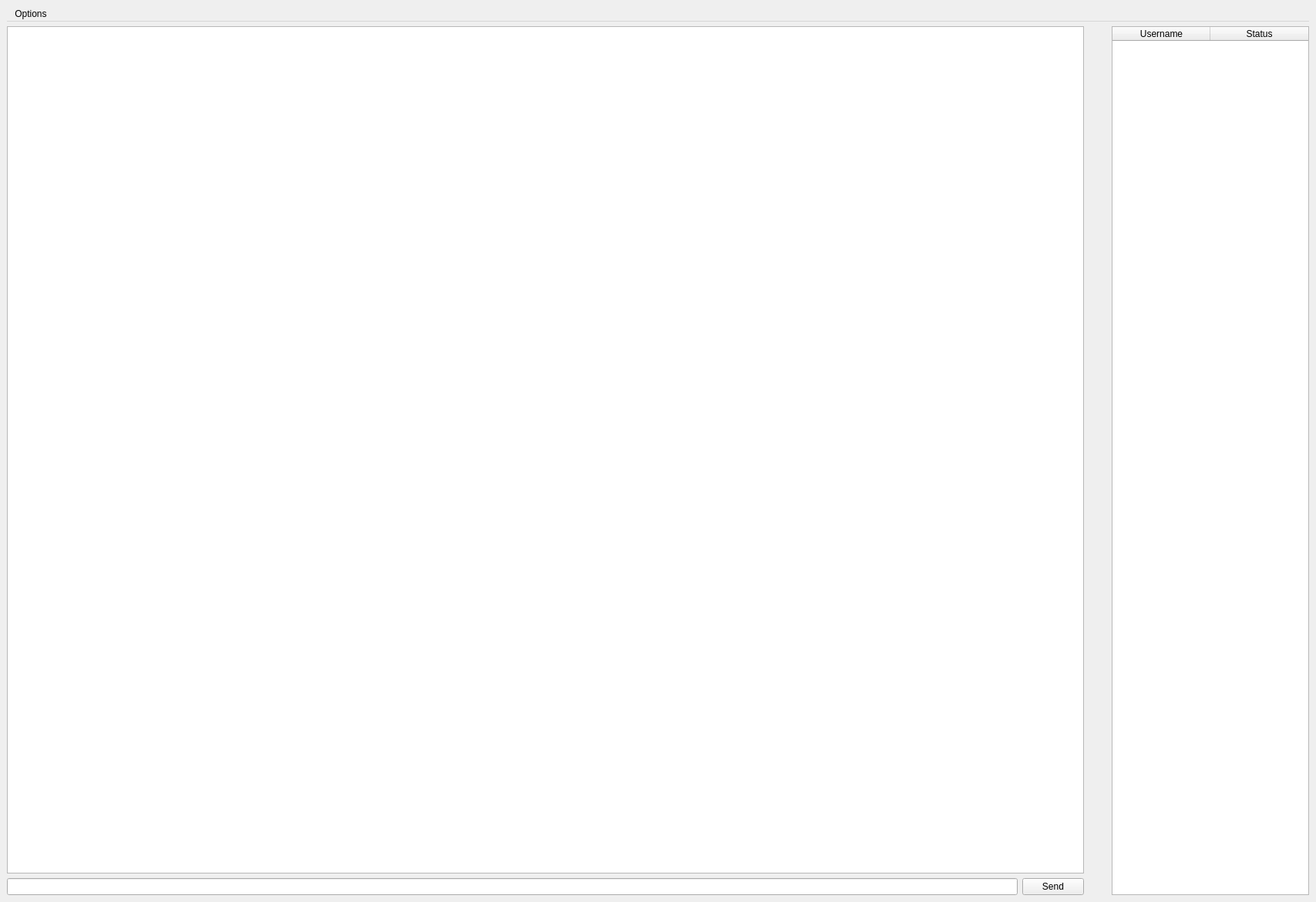
<?xml version="1.0" encoding="UTF-8"?>
<ui version="4.0">
 <class>AppScreen</class>
 <widget class="QMainWindow" name="AppScreen">
  <property name="geometry">
   <rect>
    <x>0</x>
    <y>0</y>
    <width>1707</width>
    <height>1170</height>
   </rect>
  </property>
  <property name="windowTitle">
   <string>Network App</string>
  </property>
  <widget class="QWidget" name="centralWidget">
   <property name="sizePolicy">
    <sizepolicy hsizetype="Preferred" vsizetype="Preferred">
     <horstretch>0</horstretch>
     <verstretch>0</verstretch>
    </sizepolicy>
   </property>
   <layout class="QVBoxLayout" name="verticalLayout">
    <item>
     <widget class="QMenuBar" name="menuBar">
      <widget class="QMenu" name="menuCommands">
       <property name="title">
        <string>Options</string>
       </property>
       <addaction name="hostAction"/>
       <addaction name="connectAction"/>
       <addaction name="disconnectAction"/>
       <addaction name="toggleDarkModeAction"/>
       <addaction name="exitAction"/>
      </widget>
      <addaction name="menuCommands"/>
     </widget>
    </item>
    <item>
     <layout class="QGridLayout" name="gridLayout">
      <item row="0" column="5" rowspan="2">
       <widget class="QTableWidget" name="usersTable">
        <property name="sizePolicy">
         <sizepolicy hsizetype="Fixed" vsizetype="Expanding">
          <horstretch>0</horstretch>
          <verstretch>0</verstretch>
         </sizepolicy>
        </property>
        <property name="alternatingRowColors">
         <bool>true</bool>
        </property>
        <attribute name="horizontalHeaderDefaultSectionSize">
         <number>127</number>
        </attribute>
        <attribute name="horizontalHeaderStretchLastSection">
         <bool>true</bool>
        </attribute>
        <column>
         <property name="text">
          <string>Username</string>
         </property>
        </column>
        <column>
         <property name="text">
          <string>Status</string>
         </property>
        </column>
       </widget>
      </item>
      <item row="1" column="0" colspan="3">
       <widget class="QLineEdit" name="messageBox"/>
      </item>
      <item row="0" column="0" colspan="4">
       <widget class="QPlainTextEdit" name="messagesField">
        <property name="readOnly">
         <bool>true</bool>
        </property>
       </widget>
      </item>
      <item row="1" column="3">
       <widget class="QPushButton" name="sendMessageButton">
        <property name="sizePolicy">
         <sizepolicy hsizetype="Fixed" vsizetype="Fixed">
          <horstretch>0</horstretch>
          <verstretch>0</verstretch>
         </sizepolicy>
        </property>
        <property name="text">
         <string>Send</string>
        </property>
       </widget>
      </item>
      <item row="1" column="4">
       <spacer name="horizontalSpacer">
        <property name="orientation">
         <enum>Qt::Orientation::Horizontal</enum>
        </property>
        <property name="sizeType">
         <enum>QSizePolicy::Policy::Preferred</enum>
        </property>
        <property name="sizeHint" stdset="0">
         <size>
          <width>30</width>
          <height>20</height>
         </size>
        </property>
       </spacer>
      </item>
     </layout>
    </item>
   </layout>
  </widget>
  <action name="disconnectAction">
   <property name="text">
    <string>Disconnect</string>
   </property>
  </action>
  <action name="exitAction">
   <property name="text">
    <string>Exit</string>
   </property>
  </action>
  <action name="connectAction">
   <property name="text">
    <string>Connect</string>
   </property>
  </action>
  <action name="toggleDarkModeAction">
   <property name="text">
    <string>Toggle Dark Mode</string>
   </property>
  </action>
  <action name="hostAction">
   <property name="text">
    <string>Host</string>
   </property>
  </action>
 </widget>
 <resources/>
 <connections/>
</ui>
